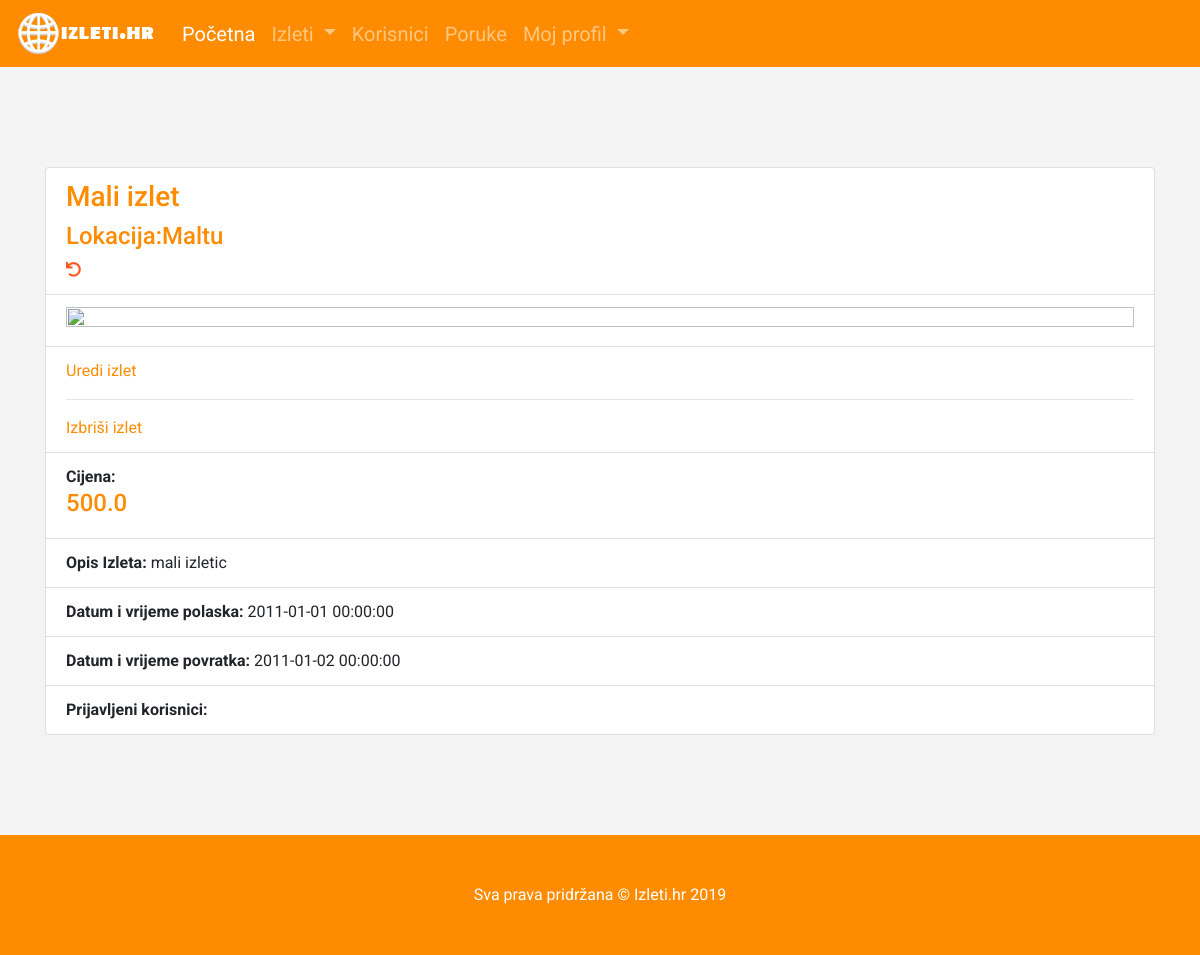
Page /izlet/4 (signed in) on the earlier database version.
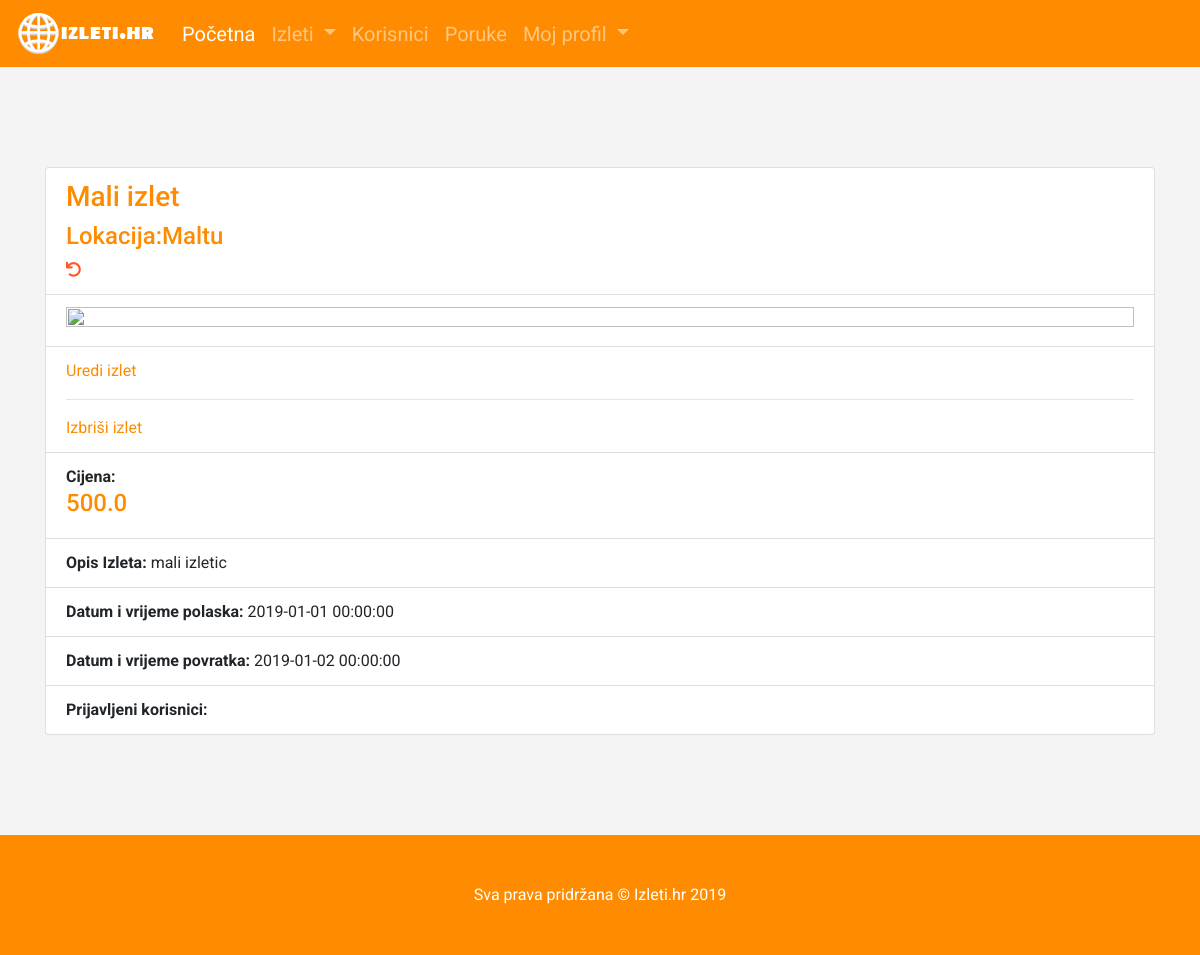
Same page on the later database version.
### app/models.py (models this page shows, shortened)
class Izlet(db.Model):
    id=db.Column(db.Integer,primary_key=True)
    naziv=db.Column(db.String(100),index=True)
    cijena=db.Column(db.Float,nullable=True)
    lokacija=db.Column(db.String(100),nullable=True)
    datum_polaska=db.Column(db.DateTime,nullable=True)
    datum_povratka=db.Column(db.DateTime,nullable=True)
    timestamp = db.Column(db.DateTime, index=True, default=datetime.utcnow)
    opis=db.Column(db.String(500), nullable=True)
    creator_id = db.Column(db.Integer, db.ForeignKey('user.id'))
    slika_izleta=db.Column(db.String(300), default='banne.jpg')
    sudionici=db.relationship("User", secondary=tablica_povezivanja, lazy='dynamic')

### app/routes.py (the view)
@app.route('/izlet/<id>')
@login_required
def izlet(id):
    izlet = Izlet.query.filter_by(id=id).first_or_404()
    return render_template('izlet.html', izlet=izlet)

### app/models.py (called while the page is built)
@login.user_loader
def load_user(id):
    return User.query.get(int(id))

### app/templates/izlet.html (shortened to what this page needs)
{% extends "base.html" %}
{% block content %}
<section class="features">
    <div class="container">
      <div class="row">
        <div class="col-md-12">
            <ul class="list-group">
                <li class="list-group-item text-muted" contenteditable="false"><h3>{{izlet.naziv}}</h3>
                    <h4>Lokacija:{{izlet.lokacija}}</h4> <i class="fas fa-undo" onClick="location.href='{{url_for('index')}}'"></i></li>
                <li class="list-group-item text-left">
                        {% if izlet.slika_izleta %}
                        <img style="height:100%;width:100%" src="{{ url_for('static', filename='img2/' + izlet.slika_izleta) }}" />
                        {% else %}
                        <img style="height:100%;width:100%" src="{{ url_for('static', filename='img2/banne.jpg') }}" />
                        {% endif %}
                </li>
                <li class="list-group-item text-left">
                {% if izlet.creator_id == current_user.id %}
                  <a  href="{{url_for('edit_izlet', id=izlet.id)}}">Uredi izlet</a>
                  <hr>
                  <a  href="{{url_for('delete_izlet', id=izlet.id)}}">Izbriši izlet</a>
                {% elif not izlet.creator_id == current_user.id %}
                    {% if izlet.je_sudionik(current_user)%}
                    <p><a class="btn btn-primary" href="{{ url_for('prestani_sudionik', id=izlet.id) }}">Odjavi se sa izleta</a></p>
                    {% else %}
                    <p><a class="btn btn-primary" href="{{ url_for('postani_sudionik', id=izlet.id) }}">Prijavi se za izlet</a></p>
                    {% endif %}
                {% endif %}
                </li>
                <li class="list-group-item text-left"><span class="pull-left"><strong class="">Cijena: </strong></span> <h4>{{izlet.cijena}}<h4>
                    </li>
                <li class="list-group-item text-left"><span class="pull-left"><strong class="">Opis Izleta: </strong></span>
                {{izlet.opis}}</li>
                <li class="list-group-item text-left"><span class="pull-left"><strong class="">Datum i vrijeme polaska: </strong></span>{{izlet.datum_polaska}}</li>
                <li class="list-group-item text-left"><span class="pull-left"><strong class="">Datum i vrijeme povratka: </strong></span>{{izlet.datum_povratka}}</li>
                <li class="list-group-item text-left"><span class="pull-left"><strong class="">Prijavljeni korisnici: </strong></span>
                </li>
            </ul>
       </div>
       </div>
</div>
</section>
<footer class="py-5 bg-dark ">
    <div class="container">
      <p class="m-0 text-center text-white">Sva prava pridržana  &copy; Izleti.hr 2019</p>
    </div>
 </footer>
{% endblock %}

Differences in the rows shown:
changed Izlet "Mali izlet": datum_polaska "2011-01-01 00:00:00" → "2019-01-01 00:00:00"; datum_povratka "2011-01-02 00:00:00" → "2019-01-02 00:00:00"
